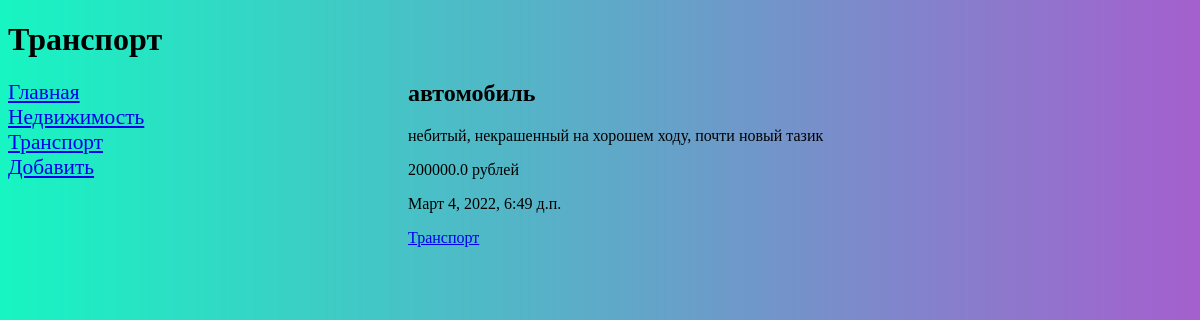
Page /advert/2 on the earlier database version.
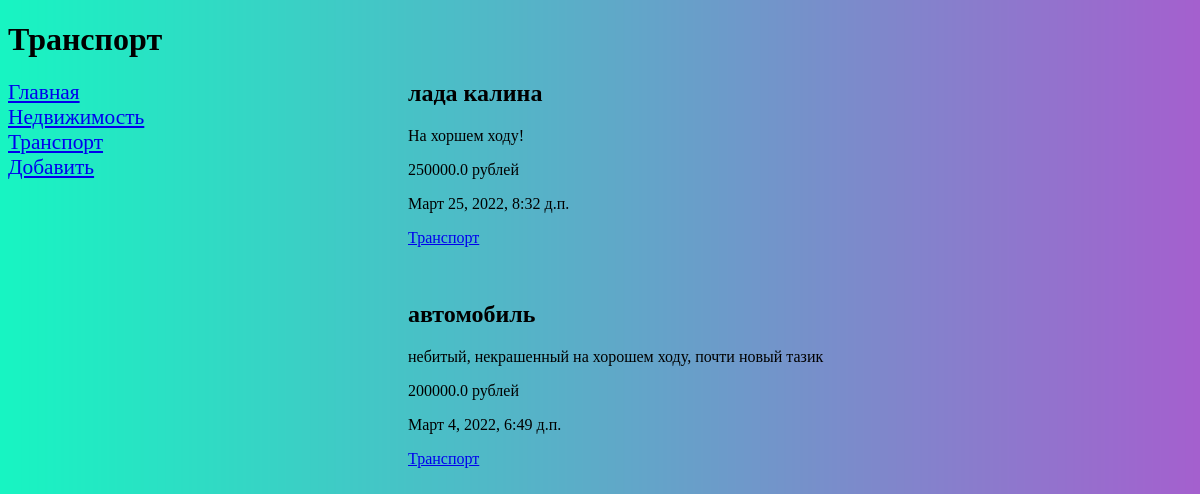
Same page on the later database version.
### advert/models.py (models this page shows, shortened)
class Rubric(models.Model):
    name = models.CharField(max_length=25, db_index=True, verbose_name='Название')
    class Meta:
        verbose_name_plural = 'Рубрики'
        verbose_name = 'Рубрика'
        ordering = ['name']
    objects = models.Manager

class Ads(models.Model):
    title = models.CharField(max_length=50, verbose_name='Название')
    content = models.TextField(null=True, blank=True, verbose_name='Описание')
    price = models.FloatField(null=True, blank=True, verbose_name='Цена')
    published = models.DateTimeField(auto_now_add=True, db_index=True, verbose_name='Дата публикации')
    rubric = models.ForeignKey('Rubric', on_delete=models.PROTECT, null=True, verbose_name='Рубрика')
    class Meta:
        verbose_name_plural = 'Объявления'
        verbose_name = 'Объявление'
        ordering = ['-published']
    objects = models.Manager

### advert/views.py (the view)
# urls.py: path('<int:rubric_id>', views.by_rubric, name='by_rubric'),
def by_rubric(request, rubric_id):
    ads = Ads.objects.filter(rubric=rubric_id)
    rubrics = Rubric.objects.all()
    current_rubric = Rubric.objects.get(pk=rubric_id)
    context = {'ads': ads, 'rubrics': rubrics, 'current_rubric': current_rubric}
    return render(request, 'advert/by_rubric.html', context)

### advert/templates/advert/by_rubric.html
{% extends 'layout/base.html' %}
    {% block head %}<h1>{{current_rubric.name}}</h1>{% endblock %}
    {% block content %}
    {% for ad in ads %}
        <h2>{{ad.title}}</h2>
        <p>{{ad.content}}</p>
        <div>
        {% if ad.price == 1 %}
        <p>{{ad.price}} рубль</p>
        {% elif ad.price < 5 %}
        <p>{{ad.price}} рубля</p>
        {% else %}
        <p>{{ad.price}} рублей</p>
        {% endif %}
        </div>
        <p>{{ad.published}}</p>
        <p><a href="{% url 'by_rubric' ad.rubric.pk %}">{{ad.rubric.name}}</a></p><br>
        {% endfor %}
    {% endblock %}

### advert/templates/layout/base.html (shortened to what this page needs)
<!DOCTYPE html>
<html lang="en" xmlns="http://www.w3.org/1999/html">
<head>
    {% load static %}
    <link rel="stylesheet" type="text/css" href="{% static 'advert/style.css' %}">
</head>
<body>
            {% block head %}<h1>Обявления</h1>{% endblock %}
                <nav>
                        <a href="{% url 'index'%}">Главная</a>
                        {% for rubric in rubrics %}
                        <a href="{% url 'by_rubric' rubric.pk %}">{{rubric.name}}</a>
                        {% endfor %}
                        <a href="{% url 'add' %}">Добавить</a>
                </nav>
                <section>
                {% block content %}
                {% endblock %}
                </section>
</body>
</html>

Differences in the rows shown:
added Ads: title "лада калина", content "На хоршем ходу!", price "250000.0", published "Март 25, 2022, 8:32 д.п.", rubric.name "Транспорт"
